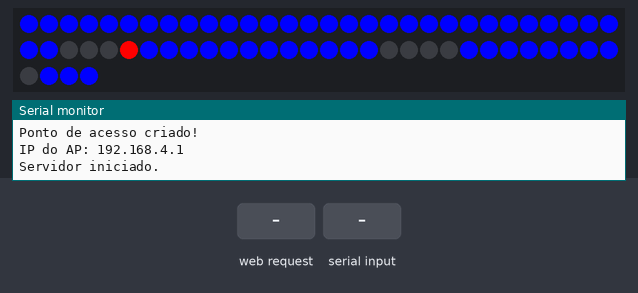
Simulated run of this sketch. Board: ESP8266 (NodeMCU). On the bench: 64 RGB LEDs in strip order, left to right, continuing on the next row, the last lines printed to the serial monitor. The test bench sets the inputs (shaded band). Random numbers use the default seed unless the sketch sets one.

Above: at 2.2 s.
2.3 s: HTTP request GET /right received
At 4.0 s:
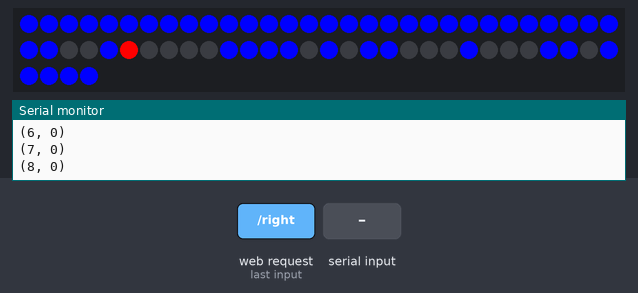
4.1 s: "down" received over Serial
At 6.4 s:
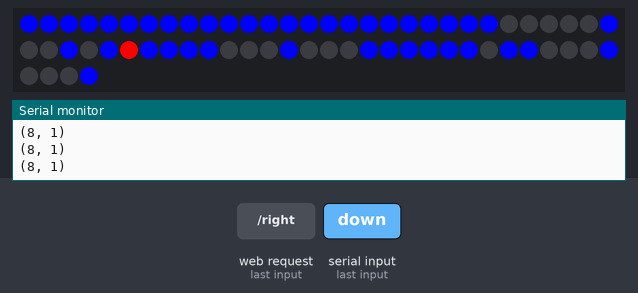
6.7 s: "down" received over Serial
At 8.7 s:
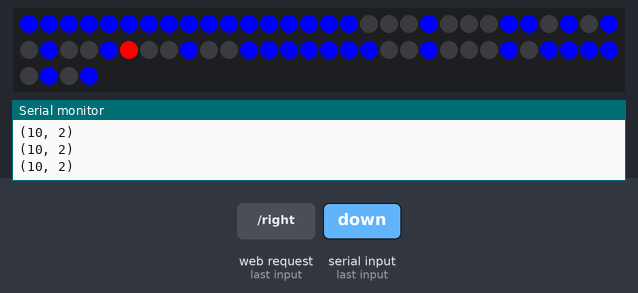
9.5 s: "up" received over Serial
At 11.4 s:
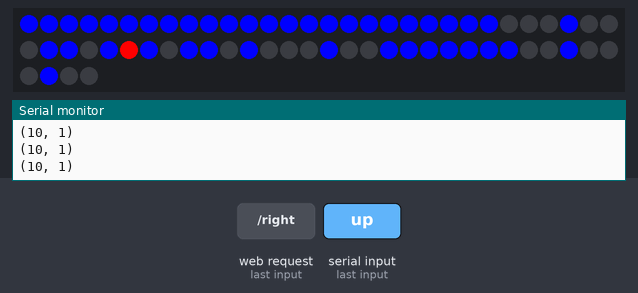
Timing chart, 0 to 12.9 s (numbered marks = the images above; inputs shaded):
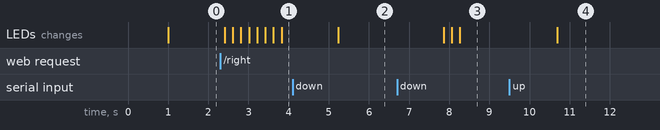

The sketch:

ESP8266Code.ino
```cpp
#include <ESP8266WiFi.h>
#include <WiFiClient.h>
#include <ESP8266WebServer.h>
#include <ArduinoJson.h>

#include "index.h" //MEMORY_TEST HTML

#include <Adafruit_NeoPixel.h>
#ifdef __AVR__
#include <avr/power.h> // Required for 16 MHz Adafruit Trinket
#endif

#define PIN        D3

#define NUMPIXELS 64

Adafruit_NeoPixel pixels(NUMPIXELS, PIN, NEO_GRB + NEO_KHZ800);

const char* ssid = "Labirinto";
const char* password = "12345678";


ESP8266WebServer server(80); //Server on port 80


void handleRoot() {
  String s = MAIN_page; //TO BE REPLACED WITH SPIFFS .html
  server.send(200, "text/html", s); //Send web page
}

bool leftPressed = false;
bool rightPressed = false;
bool upPressed = false;
bool downPressed = false;
bool aPressed = false;
bool bPressed = false;


void setup() {
  // Conexão Wi-Fi
  Serial.begin(115200);

  while (!Serial) {}

  WiFi.softAP(ssid, password);
  Serial.println("Ponto de acesso criado!");
  Serial.print("IP do AP: ");
  Serial.println(WiFi.softAPIP());


  // Configuração do servidor
  server.on("/", handleRoot);          // Página principal
  server.on("/up", up);                 // Botão de cima
  server.on("/down", down);             // Botão de baixo
  server.on("/left", left);             // Botão da esquerda
  server.on("/right", right);           // Botão da direita
  server.on("/a", a);                   // Botão A
  server.on("/b", b);                   // Botão B
  server.on("/stop", stop);     // Soltar botão A
  server.begin();
  Serial.println("Servidor iniciado.");


  # if defined(__AVR_ATtiny85__) && (F_CPU == 16000000)
    clock_prescale_set(clock_div_1);
  # endif

  pixels.begin();

  delay(1000);

  lab_start();
}

void loop() {
  server.handleClient();
  if (leftPressed) {
    move("left");
  } else if (rightPressed) {
    move("right");
  } else if (upPressed) {
    move("up");
  } else if (downPressed) {
    move("down");
  } else if (aPressed) {
    move("a");
  } else if (bPressed) {
    move("b");
  }
  lab_loop();
  delay(200);
}


void handleButtonPress(const String& button, bool pressed) {
  if (pressed) {
    if (button == "up") {
      upPressed = true;
    } else if (button == "down") {
      downPressed = true;
    } else if (button == "left") {
      leftPressed = true;
    } else if (button == "right") {
      rightPressed = true;
    } else if (button == "A") {
      aPressed = true;
    } else if (button == "B") {
      bPressed = true;
    } else if (button == "stop") {
      leftPressed = false;
      rightPressed = false;
      upPressed = false;
      downPressed = false;
      aPressed = false;
      bPressed = false;
    }
    Serial.println(button + " button pressed");
  } else {
    Serial.println(button + " button released");
  }
  server.send(200, "text/plain", "OK");
}

void up() { handleButtonPress("up", true); }
void down() { handleButtonPress("down", true); }
void left() { handleButtonPress("left", true); }
void right() { handleButtonPress("right", true); }
void a() { handleButtonPress("A", true); }
void b() { handleButtonPress("B", true); }
void stop() { handleButtonPress("stop", true); }
```

index.h
```cpp
const char MAIN_page[] PROGMEM = R"=====(
<!DOCTYPE html>
<html lang="en">
<head>
    <meta charset="UTF-8">
    <meta name="viewport" content="width=device-width, initial-scale=1.0">
    <title>Simple Webpage</title>
</head>
<body style="background-color: gray;"></body>
    <div style="display: flex; justify-content: center; align-items: center; height: 100vh;">
        <div style="display: grid; grid-template-areas:
            '. up . . . .'
            'left . right . a b'
            '. down . . . .';
            gap: 10px;">
            <button style="grid-area: up; width: 50px; height: 50px; background-color: black; color: white;"
                onpointerdown="sendAction('up')" onpointerup="sendAction('stop')">Up</button>
            <button style="grid-area: left; width: 50px; height: 50px; background-color: black; color: white;"
                onpointerdown="sendAction('left')" onpointerup="sendAction('stop')">Left</button>
            <button style="grid-area: right; width: 50px; height: 50px; background-color: black; color: white;"
                onpointerdown="sendAction('right')" onpointerup="sendAction('stop')">Right</button>
            <button style="grid-area: down; width: 50px; height: 50px; background-color: black; color: white;"
                onpointerdown="sendAction('down')" onpointerup="sendAction('stop')">Down</button>
            <button style="grid-area: a; width: 50px; height: 50px; background-color: red; color: white;"
                onpointerdown="sendAction('a')" onpointerup="sendAction('stop')">A</button>
            <button style="grid-area: b; width: 50px; height: 50px; background-color: blue; color: white;"
                onpointerdown="sendAction('b')" onpointerup="sendAction('stop')">B</button>
        </div>
    </div>
</body>

</body>
<script>
    function sendAction(action) {
        setTimeout(enableButtons, 5000);
        var xhttp = new XMLHttpRequest();
        xhttp.open("GET", "/" + action, true);
        xhttp.send();
        xhttp.onreadystatechange = function() {
            if (this.readyState == 4 && this.status == 200) {
                if (this.responseText == "OK") {
                    enableButtons();
                }
            }
        };
        disableButtons();
    }

    function disableButtons() {
        var buttons = document.querySelectorAll('button');
        buttons.forEach(function(button) {
            button.disabled = true;
        });
    }

    function enableButtons() {
        var buttons = document.querySelectorAll('button');
        buttons.forEach(function(button) {
            button.disabled = false;
        });
    }

</script>
</html>
)=====";
```

lab.ino
```cpp
const int mazeWidth = 16;
const int mazeHeight = 16;

char maze[mazeHeight][mazeWidth] = {
    {'S', ' ', ' ', ' ', ' ', ' ', ' ', ' ', ' ', ' ', ' ', ' ', ' ', ' ', ' ', ' '},
    {'#', '#', '#', ' ', '#', '#', '#', '#', '#', '#', '#', '#', '#', '#', '#', ' '},
    {' ', ' ', ' ', ' ', ' ', ' ', ' ', ' ', ' ', ' ', ' ', ' ', ' ', ' ', '#', ' '},
    {' ', '#', '#', '#', '#', '#', '#', '#', '#', '#', '#', '#', '#', ' ', '#', ' '},
    {' ', '#', ' ', ' ', ' ', ' ', ' ', ' ', ' ', ' ', ' ', ' ', '#', ' ', '#', ' '},
    {' ', '#', ' ', '#', '#', '#', '#', '#', '#', '#', ' ', ' ', '#', ' ', '#', ' '},
    {' ', '#', ' ', '#', ' ', ' ', ' ', ' ', '#', ' ', ' ', ' ', '#', ' ', '#', ' '},
    {' ', '#', ' ', '#', ' ', '#', '#', ' ', '#', '#', '#', '#', '#', ' ', '#', ' '},
    {' ', '#', ' ', '#', ' ', '#', ' ', ' ', ' ', ' ', ' ', ' ', ' ', ' ', ' ', ' '},
    {' ', '#', ' ', '#', ' ', '#', ' ', '#', '#', '#', '#', '#', '#', '#', '#', ' '},
    {' ', '#', ' ', '#', ' ', '#', ' ', '#', ' ', ' ', ' ', ' ', ' ', ' ', ' ', ' '},
    {' ', '#', ' ', '#', ' ', '#', ' ', '#', ' ', '#', '#', '#', '#', '#', '#', ' '},
    {' ', '#', ' ', '#', ' ', '#', ' ', '#', ' ', ' ', ' ', ' ', ' ', ' ', '#', ' '},
    {' ', '#', ' ', '#', ' ', '#', ' ', '#', '#', '#', '#', '#', '#', ' ', '#', ' '},
    {' ', '#', ' ', ' ', ' ', ' ', ' ', ' ', ' ', ' ', ' ', ' ', ' ', ' ', '#', ' '},
    {' ', '#', '#', '#', '#', '#', '#', '#', '#', '#', '#', '#', '#', '#', '#', 'E'}
    };

int x = 0, y = 0;

void lab_start() {
    generateMaze();
    x = 0;
    y = 0;
    draw();
}

void generateMaze() {
    // Initialize the maze with walls
    for (int i = 0; i < mazeHeight; i++) {
        for (int j = 0; j < mazeWidth; j++) {
            maze[i][j] = '#';
        }
    }

    // Create a path using Depth-First Search (DFS)
    int stack[mazeHeight * mazeWidth][2];
    int top = -1;
    int cx = 0, cy = 0;
    maze[cy][cx] = ' ';
    stack[++top][0] = cx;
    stack[top][1] = cy;

    while (top >= 0) {
        cx = stack[top][0];
        cy = stack[top][1];
        int directions[4][2] = {{0, -1}, {0, 1}, {-1, 0}, {1, 0}};
        bool moved = false;

        // Shuffle directions to create a random path
        for (int i = 0; i < 4; i++) {
            int r = random(4);
            int temp[2] = {directions[i][0], directions[i][1]};
            directions[i][0] = directions[r][0];
            directions[i][1] = directions[r][1];
            directions[r][0] = temp[0];
            directions[r][1] = temp[1];
        }

        for (int i = 0; i < 4; i++) {
            int nx = cx + directions[i][0] * 2;
            int ny = cy + directions[i][1] * 2;
            if (nx >= 0 && nx < mazeWidth && ny >= 0 && ny < mazeHeight && maze[ny][nx] == '#') {
                maze[cy + directions[i][1]][cx + directions[i][0]] = ' ';
                maze[ny][nx] = ' ';
                stack[++top][0] = nx;
                stack[top][1] = ny;
                moved = true;
                break;
            }
        }

        if (!moved) {
            top--;
        }
    }

    // Set start and end points
    maze[0][0] = 'S';
    maze[mazeHeight - 2][mazeWidth - 2] = 'E';
}

void lab_loop() {
  if (Serial.available()) {
    String dir = Serial.readString();
    dir.trim();
    if (dir == "up" || dir == "down" || dir == "left" || dir == "right") {
      move(dir);
      Serial.println(" ");
      String m = get_leds();
      for (int i = 0; i < 8; i++) {
        for (int j = 0; j < 8; j++) {
          Serial.print(m[i * 8 + j]);
        }
      Serial.println();
    }
    }
  }
}

void move(String direction) {
    if (direction == "up" && y > 0 && maze[y - 1][x] != '#') {
        y--;
    } else if (direction == "down" && y < mazeHeight - 1 && maze[y + 1][x] != '#') {
        y++;
    } else if (direction == "left" && x > 0 && maze[y][x - 1] != '#') {
        x--;
    } else if (direction == "right" && x < mazeWidth - 1 && maze[y][x + 1] != '#') {
        x++;
    }

    if (maze[y][x] == 'E') {
        Serial.println("You have reached the end!");
        for (int i = 0; i < 8; i++) {
            for (int j = 0; j < 8; j++) {
            pixels.setPixelColor(i * 8 + j, pixels.Color(0, 255, 0)); // Green for win
            }
        }
        pixels.show();
        delay(1000);
        lab_start();
    } else {
        Serial.print("(");
        Serial.print(x);
        Serial.print(", ");
        Serial.print(y);
        Serial.println(")");
    }
    draw();
}

String get_leds() {
    int startX = max(0, x - 4);
    int startY = max(0, y - 4);
    int endX = min(mazeWidth, x + 4);
    int endY = min(mazeHeight, y + 4);

    String result = "";
    for (int i = y - 4; i < y+4; i++) {
        for (int j = x - 4; j < x + 4; j++) {
          if(i == y && j == x) result += "x";
          else if (i < startY || i >= endY || j < startX || j >= endX) result += 'o';
          else result += maze[i][j];
        }
    }
    return result;
}

void draw() {
    pixels.clear();
    String draw_map = get_leds();
    for (int i = 0; i < 8; i++) {
        if(i%2 == 1) {
            for (int j = 0; j < 8; j++) {
                if (draw_map[i * 8 + j] == 'x') {
                    pixels.setPixelColor(i * 8 + j, pixels.Color(255, 0, 0)); // Red for current position
                } else if (draw_map[i * 8 + j] == '#' || draw_map[i * 8 + j] == 'o') {
                    pixels.setPixelColor(i * 8 + j, pixels.Color(0, 0, 255)); // Blue for walls
                } else if (draw_map[i * 8 + j] == 'E') {
                    pixels.setPixelColor(i * 8 + j, pixels.Color(0, 255, 0)); // Green for end
                } else {
                    pixels.setPixelColor(i * 8 + j, pixels.Color(0, 0, 0)); // Off for empty spaces
                }
            }
        } else {
            for (int j = 7; j >= 0; j--) {
                if (draw_map[i * 8 + j] == 'x') {
                    pixels.setPixelColor(i * 8 + (7 - j), pixels.Color(255, 0, 0)); // Red for current position
                } else if (draw_map[i * 8 + j] == '#' || draw_map[i * 8 + j] == 'o') {
                    pixels.setPixelColor(i * 8 + (7 - j), pixels.Color(0, 0, 255)); // Blue for walls
                } else if (draw_map[i * 8 + j] == 'E') {
                    pixels.setPixelColor(i * 8 + (7 - j), pixels.Color(0, 255, 0)); // Green for end
                } else {
                    pixels.setPixelColor(i * 8 + (7 - j), pixels.Color(0, 0, 0)); // Off for empty spaces
                }
            }
        }
    }
    pixels.show();
}
```

Measured:
- after the input at 2.3 s, the LEDs: first change after 0.11 s (image 1 shows a later state)
- after the input at 4.1 s, the LEDs: change after 1.1 s (image 2)
- after the input at 6.7 s, the LEDs: first change after 1.2 s (image 3 shows a later state)
- after the input at 9.5 s, the LEDs: change after 1.2 s (image 4)
